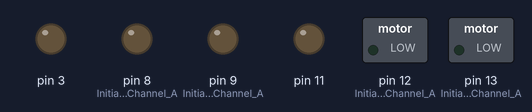
This sketch was run on a simulated Arduino Uno, built with avr-gcc and run on an emulated ATmega328P. Shown: switched loads named in the sketch (green lamp = pin HIGH), output pins drawn as LEDs (lit = HIGH).

Above: at 0.1 s.
At 2.1 s:
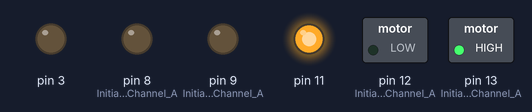
At 4.1 s:
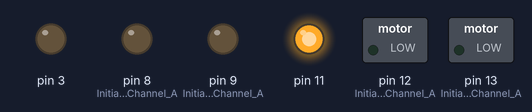
At 12.1 s:
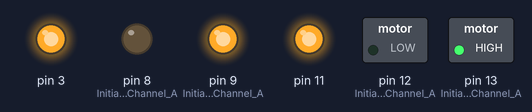
At 19.1 s:
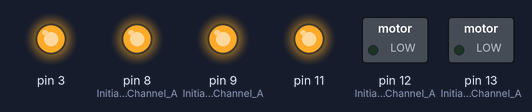
At 34.1 s:
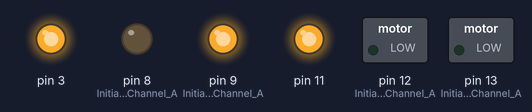
Timing chart, 0 to 40.0 s (numbered marks = the images above):
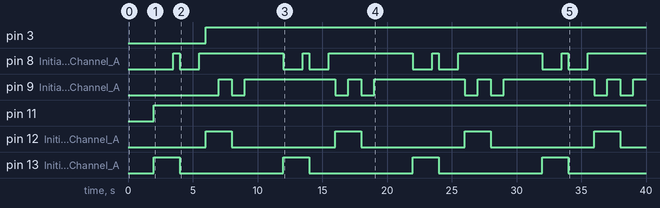

Measured:
- by itself, pin 3: LOW → HIGH at 6.0 s
- by itself, pin 8 (Initiates_Brake_Channel_A): repeats every 10.0 s: LOW 1.5 s, HIGH 6.5 s, LOW 1.5 s, HIGH 0.50 s
- by itself, pin 9 (Initiates_Brake_Channel_A): repeats every 10.0 s: LOW 1.0 s, HIGH 7.0 s, LOW 1.0 s, HIGH 1.0 s
- by itself, pin 11: LOW → HIGH at 2.0 s
- by itself, pin 12 (Initiates_Motor_Channel_A), pin 13 (Initiates_Motor_Channel_A): alternates HIGH for 2.0 s and LOW for 8.0 s

The sketch:

new_a_b.ino
```cpp
void setup() {


  //Setup Channel B
  pinMode(13, OUTPUT); //Initiates Motor Channel A pin
  pinMode(8, OUTPUT);  //Initiates Brake Channel A pin
  pinMode(12, OUTPUT); //Initiates Motor Channel A pin
  pinMode(9, OUTPUT);  //Initiates Brake Channel A pin

}

void loop(){
    delay (2000);

  //Motor A forward @ full speed
  digitalWrite(13, HIGH); //Establishes forward direction of Channel A
  digitalWrite(8, LOW);   //Disengage the Brake for Channel A
  analogWrite(11, 255);   //Spins the motor on Channel A at full speed


  delay(1500);


  digitalWrite(8, HIGH);  //Engage the Brake for Channel B


  delay(500);


  //Motor A forward @ full speed
  digitalWrite(13, LOW);  //Establishes backward direction of Channel A
  digitalWrite(8, LOW);   //Disengage the Brake for Channel A
  analogWrite(11, 255);    //Spins the motor on Channel A at half speed


  delay(1500);


  digitalWrite(8, HIGH);  //Engage the Brake for Channel B


  delay(500);


  //Motor A forward @ full speed
  digitalWrite(12, HIGH); //Establishes forward direction of Channel A
  digitalWrite(9, LOW);   //Disengage the Brake for Channel A
  analogWrite(3, 255);   //Spins the motor on Channel A at full speed


  delay(1000);


  digitalWrite(9, HIGH);  //Engage the Brake for Channel B


  delay(1000);


  //Motor A forward @ full speed
  digitalWrite(12, LOW);  //Establishes backward direction of Channel A
  digitalWrite(9, LOW);   //Disengage the Brake for Channel A
  analogWrite(3, 255);    //Spins the motor on Channel A at half speed


  delay(1000);


  digitalWrite(9, HIGH);  //Engage the Brake for Channel B


  delay(1000);


}
```
